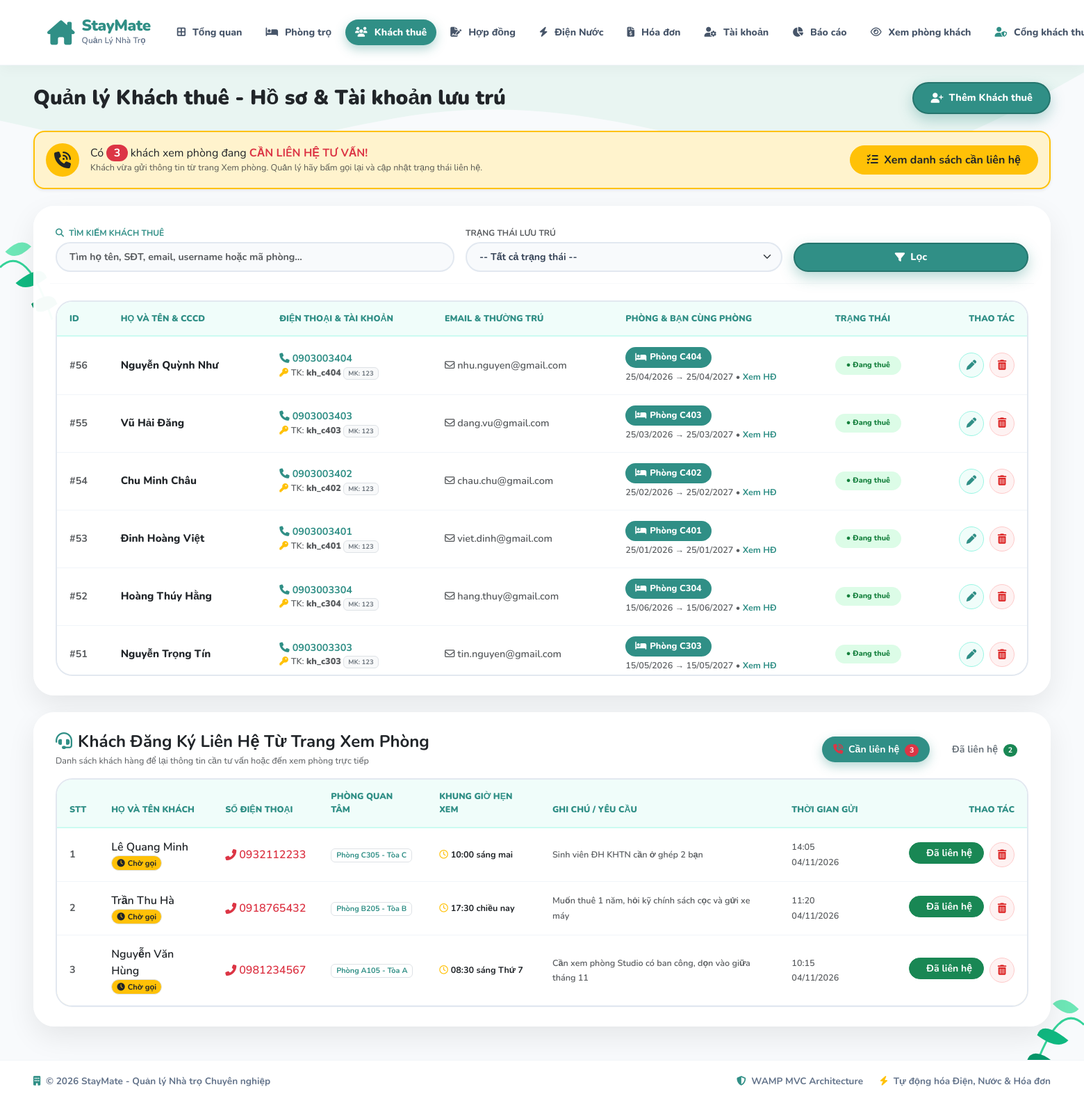
Page /index.php?route=tenants (signed in) on the committed database.
### tables this page shows
CREATE TABLE `contracts` (
  `id` int NOT NULL AUTO_INCREMENT,
  `contract_code` varchar(30) DEFAULT NULL,
  `contract_type` enum('deposit_hold','official_lease') DEFAULT 'official_lease',
  `parent_contract_id` int DEFAULT NULL,
  `room_id` int NOT NULL,
  `tenant_id` int NOT NULL,
  `start_date` date NOT NULL,
  `end_date` date NOT NULL,
  `deposit_amount` decimal(10,2) NOT NULL DEFAULT '0.00',
  `deposit_date` date DEFAULT NULL,
  `deposit_paid_percent` int DEFAULT '100',
  `deposit_status` enum('held','paid','refunded','forfeited') DEFAULT 'held',
  `monthly_rent` decimal(10,2) DEFAULT '0.00',
  `first_month_rent_paid` tinyint(1) DEFAULT '0',
  `first_month_invoice_id` int DEFAULT NULL,
  `electricity_rate` decimal(10,2) DEFAULT '3500.00',
  `water_rate` decimal(10,2) DEFAULT '20000.00',
  `service_fee` decimal(10,2) DEFAULT '150000.00',
  `signature_type` enum('online','paper') DEFAULT 'online',
  `signature_status` enum('pending','signed') DEFAULT 'pending',
  `tenant_signature` longtext,
  `manager_signature` longtext,
  `scan_file` varchar(255) DEFAULT NULL,
  `signed_at` datetime DEFAULT NULL,
  `renewal_status` varchar(20) DEFAULT 'none',
  `terminated_at` date DEFAULT NULL,
  `termination_reason` text,
  `notes` text,
  `status` varchar(20) DEFAULT 'active',
  `created_at` timestamp NULL DEFAULT CURRENT_TIMESTAMP,
  `first_month_paid_at` datetime DEFAULT NULL,
  `first_month_paid_note` varchar(255) DEFAULT NULL,
  `unpaid_notice_sent` tinyint(1) DEFAULT '0',
  `unpaid_notice_sent_at` datetime DEFAULT NULL,
  `termination_verification_case` varchar(30) DEFAULT 'none',
  `refund_confirmed_invoice` tinyint(1) DEFAULT '0',
  `unpaid_notice_resolved_at` datetime DEFAULT NULL,
  PRIMARY KEY (`id`),
  UNIQUE KEY `contract_code` (`contract_code`),
  KEY `room_id` (`room_id`),
  KEY `tenant_id` (`tenant_id`),
  CONSTRAINT `contracts_ibfk_1` FOREIGN KEY (`room_id`) REFERENCES `rooms` (`id`),
  CONSTRAINT `contracts_ibfk_2` FOREIGN KEY (`tenant_id`) REFERENCES `users` (`id`)
);

CREATE TABLE `users` (
  `id` int NOT NULL AUTO_INCREMENT,
  `username` varchar(50) NOT NULL,
  `password` varchar(255) NOT NULL,
  `full_name` varchar(100) NOT NULL,
  `phone` varchar(20) NOT NULL,
  `cccd` varchar(20) DEFAULT NULL,
  `birthday` date DEFAULT NULL,
  `gender` varchar(10) DEFAULT 'Nam',
  `email` varchar(100) NOT NULL,
  `occupation` varchar(100) DEFAULT NULL,
  `hometown` varchar(255) DEFAULT NULL,
  `emergency_contact` varchar(100) DEFAULT NULL,
  `status` varchar(50) DEFAULT 'Đang thuê',
  `roommate_name` varchar(100) DEFAULT NULL,
  `roommate_phone` varchar(20) DEFAULT NULL,
  `role` enum('admin','landlord','tenant','manager') NOT NULL DEFAULT 'tenant',
  `preferred_room_id` int DEFAULT NULL,
  `created_at` timestamp NULL DEFAULT CURRENT_TIMESTAMP,
  PRIMARY KEY (`id`),
  UNIQUE KEY `username` (`username`),
  UNIQUE KEY `email` (`email`)
);

CREATE TABLE `rooms` (
  `id` int NOT NULL AUTO_INCREMENT,
  `building_id` int DEFAULT NULL,
  `room_number` varchar(20) NOT NULL,
  `price` decimal(10,2) NOT NULL,
  `status` varchar(20) DEFAULT 'available',
  `description` text,
  `created_at` timestamp NULL DEFAULT CURRENT_TIMESTAMP,
  PRIMARY KEY (`id`),
  UNIQUE KEY `room_number` (`room_number`)
);

CREATE TABLE `tenant_contact_leads` (
  `id` int NOT NULL AUTO_INCREMENT,
  `customer_name` varchar(100) NOT NULL,
  `phone` varchar(20) NOT NULL,
  `room_label` varchar(100) DEFAULT NULL,
  `room_id` int DEFAULT NULL,
  `visit_time` varchar(100) DEFAULT NULL,
  `note` text,
  `status` varchar(20) DEFAULT 'pending',
  `created_at` datetime DEFAULT CURRENT_TIMESTAMP,
  `contacted_at` datetime DEFAULT NULL,
  PRIMARY KEY (`id`)
);

### app/views/tenants/index.php (the view, shortened to what the rows shown need)
<?php
if (!function_exists('h')) {
    function h($s): string {
        return htmlspecialchars((string)$s, ENT_QUOTES, 'UTF-8');
    }
}
?>
<!DOCTYPE html>
<html lang="vi">
<head>
    <link href="https://cdn.jsdelivr.net/npm/bootstrap@5.3.0/dist/css/bootstrap.min.css" rel="stylesheet">
    <link rel="stylesheet" href="https://cdnjs.cloudflare.com/ajax/libs/font-awesome/6.4.0/css/all.min.css">
</head>
<body>
    <div class="container-fluid px-4 px-xl-5 py-4 position-relative">
        <div class="d-flex justify-content-between align-items-center mb-4 flex-wrap gap-3">
            <h2 class="fw-black text-dark mb-0" style="font-weight: 900; font-size: 1.85rem;">Quản lý Khách thuê - Hồ sơ & Tài khoản lưu trú</h2>
        </div>
        <div class="section-box">
            <div class="table-rounded-wrap table-responsive">
                <table class="table table-staymate mb-0">
                    <thead>
                        <tr>
                            <th>ID</th>
                            <th>HỌ VÀ TÊN &amp; CCCD</th>
                            <th>ĐIỆN THOẠI &amp; TÀI KHOẢN</th>
                            <th>EMAIL &amp; THƯỜNG TRÚ</th>
                            <th>PHÒNG &amp; BẠN CÙNG PHÒNG</th>
                            <th>TRẠNG THÁI</th>
                            <th class="text-end">THAO TÁC</th>
                        </tr>
                    </thead>
                    <tbody>
                        <?php if (!empty($tenants)): ?>
                            <?php foreach ($tenants as $t):
                                $tId = (int)$t['id'];
                                $isStaying = !empty($t['contract_id']);
                                $tStatus = !empty($t['status']) ? $t['status'] : ($isStaying ? 'Đang thuê' : 'Chưa xếp phòng');
                            ?>
                                <tr>
                                    <td class="text-muted fw-bold">#<?= $tId ?></td>
                                    <td>
                                        <div class="fw-black text-dark" style="font-weight: 800; font-size: 0.95rem;"><?= h($t['full_name']) ?></div>
                                    </td>
                                    <td>
                                        <div class="fw-bold text-teal-main"><i class="fa-solid fa-phone me-1"></i><?= h($t['phone']) ?></div>
                                        <div class="text-muted small">
                                            <i class="fa-solid fa-key text-warning me-1"></i>TK: <strong><?= h($t['username']) ?></strong> <span class="badge bg-light text-secondary border">MK: 123</span>
                                        </div>
                                    </td>
                                    <td class="text-muted">
                                        <div><i class="fa-regular fa-envelope me-1"></i><?= h($t['email'] ?: 'Chưa cập nhật') ?></div>
                                    </td>
                                    <td>
                                        <?php if ($isStaying): ?>
                                            <a href="index.php?route=rooms&keyword=<?= urlencode($t['room_number']) ?>" class="badge-room-pill">
                                                <i class="fa-solid fa-bed"></i> Phòng <?= h($t['room_number']) ?>
                                            </a>
                                            <div class="text-muted small mt-1">
                                                <?= date('d/m/Y', strtotime($t['start_date'])) ?> → <?= date('d/m/Y', strtotime($t['end_date'])) ?>
                                                &bull; <a href="index.php?route=contracts/detail&id=<?= (int)$t['contract_id'] ?>" class="text-teal-main fw-bold text-decoration-none">Xem HĐ</a>
                                            </div>
                                        <?php else: ?>
                                            <span class="badge rounded-pill px-2 py-1 bg-light text-muted border">Chưa gắn phòng</span>
                                        <?php endif; ?>
                                    </td>
                                    <td>
                                        <?php if ($tStatus === 'Đang thuê' || $isStaying): ?>
                                            <span class="badge rounded-pill px-3 py-2" style="background:#dcfce7;color:#15803d;font-weight:800;">● Đang thuê</span>
                                        <?php elseif ($tStatus === 'Chờ nhận phòng'): ?>
                                            <span class="badge rounded-pill px-3 py-2" style="background:#fef9c3;color:#854d0e;font-weight:800;">Chờ nhận phòng</span>
                                        <?php else: ?>
                                            <span class="badge rounded-pill px-3 py-2" style="background:#f1f5f9;color:#475569;font-weight:800;"><?= h($tStatus) ?></span>
                                        <?php endif; ?>
                                    </td>
                                    <td class="text-end">
                                        <div class="d-inline-flex gap-2">
                                            <button type="button" class="btn-icon-circle btn-icon-edit" data-bs-toggle="modal" data-bs-target="#editTenantModal<?= $tId ?>" title="Chỉnh sửa">
                                                <i class="fa-solid fa-pen"></i>
                                            </button>
                                            <form method="POST" action="index.php?route=tenants" class="m-0" onsubmit="return confirm('Bạn có chắc chắn muốn xóa khách thuê <?= h($t['full_name']) ?> không?');">
                                                <button type="submit" class="btn-icon-circle btn-icon-del" title="Xóa"><i class="fa-solid fa-trash-can"></i></button>
                                            </form>
                                        </div>
                                    </td>
                                </tr>
                            <?php endforeach; ?>
                        <?php else: ?>
                            <tr>
                                <td colspan="7" class="text-center py-5 text-muted fw-bold">Chưa tìm thấy khách thuê nào phù hợp.</td>
                            </tr>
                        <?php endif; ?>
                    </tbody>
                </table>
            </div>
        </div>
        <div class="section-box mt-4" id="sec_leads" style="scroll-margin-top: 90px;">
            <div class="tab-content">
                <div class="tab-pane fade show active" id="pane-pending-leads" role="tabpanel">
                    <div class="table-rounded-wrap table-responsive">
                        <table class="table table-staymate align-middle mb-0">
                            <thead>
                                <tr>
                                    <th style="width: 50px;">STT</th>
                                    <th>HỌ VÀ TÊN KHÁCH</th>
                                    <th>SỐ ĐIỆN THOẠI</th>
                                    <th>PHÒNG QUAN TÂM</th>
                                    <th>KHUNG GIỜ HẸN XEM</th>
                                    <th>GHI CHÚ / YÊU CẦU</th>
                                    <th>THỜI GIAN GỬI</th>
                                    <th class="text-end" style="width: 220px;">THAO TÁC</th>
                                </tr>
                            </thead>
                            <tbody>
                                <?php if (!empty($pendingLeads)): ?>
                                    <?php foreach ($pendingLeads as $idx => $ld): ?>
                                        <tr class="bg-warning-subtle">
                                            <td class="text-muted fw-bold"><?= $idx + 1 ?></td>
                                            <td>
                                                <div class="fw-black text-dark fs-6"><?= h($ld['customer_name']) ?></div>
                                                <span class="badge bg-warning text-dark border rounded-pill" style="font-size: 0.7rem;"><i class="fa-solid fa-clock me-1"></i>Chờ gọi</span>
                                            </td>
                                            <td>
                                                <a href="tel:<?= h($ld['phone']) ?>" class="fw-black text-danger fs-6 text-decoration-none d-inline-flex align-items-center gap-1">
                                                    <i class="fa-solid fa-phone-flip"></i> <?= h($ld['phone']) ?>
                                                </a>
                                            </td>
                                            <td>
                                                <span class="badge bg-white text-teal-main border border-teal px-2.5 py-1.5 fw-bold fs-7">
                                                    <?= h($ld['room_label'] ?: 'Tư vấn phòng chung') ?>
                                                </span>
                                            </td>
                                            <td>
                                                <small class="text-dark fw-bold"><i class="fa-regular fa-clock text-warning me-1"></i><?= h($ld['visit_time'] ?: 'Càng sớm càng tốt') ?></small>
                                            </td>
                                            <td>
                                                <small class="text-muted"><?= h($ld['note'] ?: '—') ?></small>
                                            </td>
                                            <td>
                                                <small class="text-muted"><?= date('H:i d/m/Y', strtotime($ld['created_at'])) ?></small>
                                            </td>
                                            <td class="text-end">
                                                <div class="d-inline-flex gap-2">
                                                    <form method="POST" action="index.php?route=tenants" class="m-0">
                                                        <button type="submit" class="btn btn-sm btn-success rounded-pill px-3 py-1.5 fw-bold shadow-xs">
                                                            <i class="fa-solid fa-phone-check me-1"></i> Đã liên hệ
                                                        </button>
                                                    </form>
                                                    <form method="POST" action="index.php?route=tenants" class="m-0" onsubmit="return confirm('Bạn có chắc chắn muốn xóa yêu cầu này?');">
                                                        <button type="submit" class="btn-icon-circle btn-icon-del" title="Xóa yêu cầu"><i class="fa-solid fa-trash-can"></i></button>
                                                    </form>
                                                </div>
                                            </td>
                                        </tr>
                                    <?php endforeach; ?>
                                <?php endif; ?>
                            </tbody>
                        </table>
                    </div>
                </div>
            </div>
        </div>
    </div>
</body>
</html>

### rows in the picture
contracts: tenant "56", tenant.full_name "Nguyễn Quỳnh Như", tenant.phone "0903003404", tenant.username "kh_c404", tenant.email "nhu.nguyen@gmail.com", room.room_number "C404", start_date "25/04/2026", end_date "25/04/2027"
contracts: tenant "55", tenant.full_name "Vũ Hải Đăng", tenant.phone "0903003403", tenant.username "kh_c403", tenant.email "dang.vu@gmail.com", room.room_number "C403", start_date "25/03/2026", end_date "25/03/2027"
contracts: tenant "54", tenant.full_name "Chu Minh Châu", tenant.phone "0903003402", tenant.username "kh_c402", tenant.email "chau.chu@gmail.com", room.room_number "C402", start_date "25/02/2026", end_date "25/02/2027"
contracts: tenant "53", tenant.full_name "Đinh Hoàng Việt", tenant.phone "0903003401", tenant.username "kh_c401", tenant.email "viet.dinh@gmail.com", room.room_number "C401", start_date "25/01/2026", end_date "25/01/2027"
contracts: tenant "52", tenant.full_name "Hoàng Thúy Hằng", tenant.phone "0903003304", tenant.username "kh_c304", tenant.email "hang.thuy@gmail.com", room.room_number "C304", start_date "15/06/2026", end_date "15/06/2027"
contracts: tenant "51", tenant.full_name "Nguyễn Trọng Tín", tenant.phone "0903003303", tenant.username "kh_c303", tenant.email "tin.nguyen@gmail.com", room.room_number "C303", start_date "15/05/2026", end_date "15/05/2027"
tenant_contact_leads: customer_name "Lê Quang Minh", phone "0932112233", room_label "Phòng C305 - Tòa C", visit_time "10:00 sáng mai", note "Sinh viên ĐH KHTN cần ở ghép 2 bạn", created_at "14:05 04/11/2026"
tenant_contact_leads: customer_name "Trần Thu Hà", phone "0918765432", room_label "Phòng B205 - Tòa B", visit_time "17:30 chiều nay", note "Muốn thuê 1 năm, hỏi kỹ chính sách cọc và gửi xe máy", created_at "11:20 04/11/2026"
tenant_contact_leads: customer_name "Nguyễn Văn Hùng", phone "0981234567", room_label "Phòng A105 - Tòa A", visit_time "08:30 sáng Thứ 7", note "Cần xem phòng Studio có ban công, dọn vào giữa tháng 11", created_at "10:15 04/11/2026"

### other values in the picture
count($pendingLeads) "3"
count($pendingLeads ?? []) "3"
count($contactedLeads ?? []) "2"
